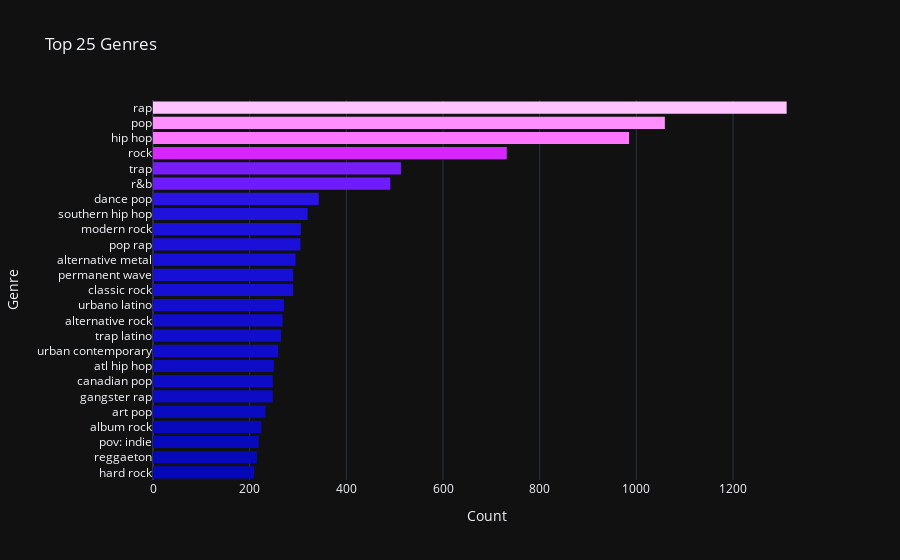

Here is the notebook cell this chart was saved with:
### Code cell
genre_count(US_2022_genres)

### Figure 1 — Plotly figure (JSON) as saved in the notebook; plotly's stock layout.template omitted (floating-point values rounded to 4 significant figures)
{"data": [{"marker": {"color": [1311, 1059, 985, 732, 513, 491, 343, 320, 306, 305, 295, 290, 290, 271, 268, 265, 259, 250, 248, 248, 233, 224, 219, 215, 209], "colorscale": [[0, "#0508b8"], [0.08333, "#1910d8"], [0.1667, "#3c19f0"], [0.25, "#6b1cfb"], [0.3333, "#981cfd"], [0.4167, "#bf1cfd"], [0.5, "#dd2bfd"], [0.5833, "#f246fe"], [0.6667, "#fc67fd"], [0.75, "#fe88fc"], [0.8333, "#fea5fd"], [0.9167, "#febefe"], [1, "#fec3fe"]], "line": {"width": 0}}, "orientation": "h", "type": "bar", "x": [1311, 1059, 985, 732, 513, 491, 343, 320, 306, 305, 295, 290, 290, 271, 268, 265, 259, 250, 248, 248, 233, 224, 219, 215, 209], "y": ["rap", "pop", "hip hop", "rock", "trap", "r&b", "dance pop", "southern hip hop", "modern rock", "pop rap", "alternative metal", "classic rock", "permanent wave", "urbano latino", "alternative rock", "trap latino", "urban contemporary", "atl hip hop", "gangster rap", "canadian pop", "art pop", "album rock", "pov: indie", "reggaeton", "hard rock"]}], "layout": {"title": {"text": "Top 25 Genres"}, "xaxis": {"title": {"text": "Count"}}, "yaxis": {"categoryorder": "total ascending", "nticks": 25, "title": {"text": "Genre"}}}}
